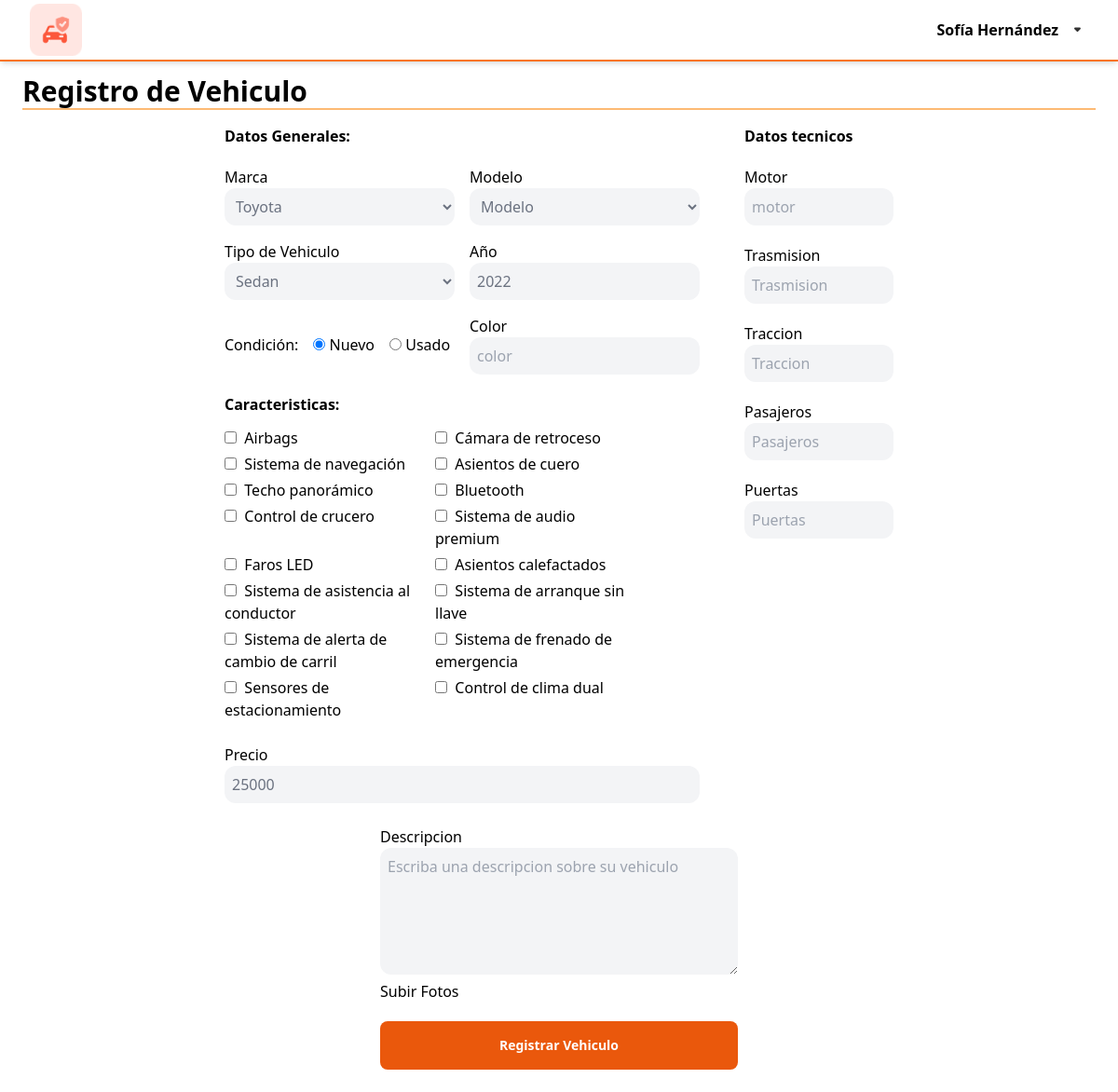
Page /pages/registro.php?id=1 (signed in) on the committed database.
### tables this page shows
CREATE TABLE IF NOT EXISTS `vehiculos_venta` (
  `idVehiculos_Venta` int NOT NULL AUTO_INCREMENT,
  `vehiculo_matricula` varchar(10) NOT NULL,
  `precio` float NOT NULL,
  `millage` float NOT NULL,
  `fecha_adquisicion` date NOT NULL,
  `year` varchar(45) NOT NULL,
  `vehiculo_modelo` int DEFAULT NULL,
  `vehiculo_Categoria` int NOT NULL,
  `nuevo` tinyint(1) NOT NULL DEFAULT '1',
  `image` varchar(100) NOT NULL,
  PRIMARY KEY (`idVehiculos_Venta`),
  UNIQUE KEY `vehiculo_modelo_UNIQUE` (`vehiculo_modelo`),
  KEY `categoria_idx` (`vehiculo_Categoria`)
);

CREATE TABLE IF NOT EXISTS `vehiculo_caracteristicas` (
  `idVehiculo_Caracteristicas` int NOT NULL AUTO_INCREMENT,
  `Vehiculo_Caracteristica` varchar(45) NOT NULL,
  PRIMARY KEY (`idVehiculo_Caracteristicas`)
);

### pages/registro.php (the view, shortened to what this page needs)
<?php session_start();
require("../php/connection.php");
$caracteristicas = $mysqli->query("SELECT * FROM `vehiculo_caracteristicas`");
$categoria = $mysqli->query("SELECT * FROM `vehiculo_categoria`");
$marcas = $mysqli->query("SELECT * FROM `vehiculos_marcas`");
if (isset($_GET["id"])) {
    $resultado = $mysqli->query("SELECT * from vehiculos_venta left JOIN vehiculos_modelos on idVehiculos_Modelos = vehiculo_modelo  join vehiculos_marcas on vehiculos_modelos.marca = vehiculos_marcas.idVehiculos_Marca join vehiculo_categoria on vehiculos_venta.vehiculo_Categoria = vehiculo_categoria.idVehiculo_Categoria where vehiculos_venta.idVehiculos_Venta =" . $_GET["id"])->fetch_assoc();
    extract($resultado);
}
?>
<!DOCTYPE html>
<html lang="en">
<head>
    <link href="../css/output.css" rel="stylesheet">
    <link href="../css/input.css" rel="stylesheet">
</head>
<body>
    <?php include "./nav.php" ?>
    <div class="w-screen p-6 mt-14">
        <span class="block text-3xl font-bold border-b-2 border-orange-300 ">Registro de Vehiculo</span>
        <form action="../controller/vehiculo.php" method="post" class="flex flex-col gap-6 items-center mt-4 ">
            <div id="cuadro" class="flex gap-12">
                <div class="flex flex-col gap-5">
                    <span class="font-semibold ">Datos Generales:</span>
                    <div class="grid grid-cols-2 gap-4">
                        <label>
                            <span>Marca</span></br>
                            <select id="marca" name="marca" onchange="updateModelos()">
                                <?php
                                if ($marcas) {
                                    if ($marcas->num_rows > 0) {
                                        while ($datos = $marcas->fetch_assoc()) {
                                            $selected = (isset($marca)) && $marca == $datos['idVehiculos_Marca'] ? 'selected' : '';
                                            echo "<option value=\"{$datos['idVehiculos_Marca']}\" $selected>{$datos['marca_nombre']}</option>";
                                        }
                                    }
                                } else {
                                    echo "<option>Error executing the query: " . $mysqli->error . "</option>";
                                }
                                ?>
                            </select>
                        </label>
                        <label>
                            <span>Modelo</span></br>
                            <select id="modelo" value="<?php if (isset($vehiculo_modelo)) echo $vehiculo_modelo; ?>" name="modelo">
                                <option value="" selected>Modelo</option>
                            </select>
                        </label>
                        <label>
                            <span>Tipo de Vehiculo</span><br>
                            <select id="categoria" name="categoria">
                                <?php
                                if ($categoria) {
                                    if ($categoria->num_rows > 0) {
                                        while ($datos = $categoria->fetch_assoc()) {
                                            $selected = (isset($vehiculo_Categoria) && $vehiculo_Categoria == $datos['idVehiculo_Categoria']) ? 'selected' : '';
                                            echo "<option value=\"{$datos['idVehiculo_Categoria']}\" $selected>{$datos['nombre_Categoria']}</option>";
                                        }
                                    }
                                } else {
                                    echo "<option>Error executing the query: " . $mysqli->error . "</option>";
                                }
                                ?>
                            </select>
                        </label>
                        <label>
                            <span>Año</span></br>
                            <input type="number" name="year" placeholder="Año" value="<?php if (isset($year)) echo $year; ?>">
                        </label>
                        <div class="flex gap-4 items-center ">
                            Condición:
                            <label>
                                <input class="w-fit" type="radio" name="condicion[]" value="1" <?php if (isset($nuevo) && $nuevo) echo "checked"; ?>> Nuevo
                            </label>
                            <label>
                                <input class="w-fit" type="radio" name="condicion[]" value="0" <?php if (isset($nuevo) && !$nuevo) echo "checked"; ?>> Usado
                            </label>
                        </div>
                        <label>
                            <span>Color</span></br>
                            <input type="text" name="color" placeholder="color" value="<?php if (isset($color)) echo $color; ?>">
                        </label>
                    </div>
                    <div>
                        <span class="font-semibold text-base">Caracteristicas:</span>
                        <div class="grid grid-cols-2 gap-1 h-80 max-w-md overflow-scroll mt-3 ">
                            <?php
                            if ($caracteristicas) {
                                if ($caracteristicas->num_rows > 0) {
                                    while ($datos = $caracteristicas->fetch_assoc()) {
                            ?>
                                        <label class="  ">
                                            <input type="checkbox" name="caracteristicas[]" value="<?php echo $datos['idVehiculo_Caracteristicas'] ?>">
                                            &nbsp;<?php echo $datos['Vehiculo_Caracteristica'] ?>
                                        </label>
                            <?php
                                    }
                                }
                            } else {
                                echo "<option >Error executing the query: " . $mysqli->error . "</option>";
                            }
                            ?>
                        </div>
                    </div>
                    <label>
                        <span>Precio</span>
                        <input type="number" name="precio" value="<?php if (isset($precio)) echo  $precio; ?>" placeholder="Precio ">
                    </label>
                </div>
                <div class="flex flex-col gap-5 w-40  ">
                    <span class="font-semibold">Datos tecnicos</span>
                    <label>
                        <span>Motor</span></br>
                        <input type="text" name="motor" placeholder="motor ">
                    </label>
                    <label>
                        <span>Trasmision</span></br>
                        <input type="text" name="trasmision" placeholder="Trasmision ">
                    </label>
                    <label>
                        <span>Traccion</span></br>
                        <input type="text" name="traccion" placeholder="Traccion ">
                    </label>
                    <label>
                        <span>Pasajeros</span></br>
                        <input type="text" name="pasajeros" placeholder="Pasajeros ">
                    </label>
                    <label>
                        <span>Puertas</span></br>
                        <input type="text" name="puertas" placeholder="Puertas ">
                    </label>
                </div>
            </div>
            <div class="w-full max-w-sm  ">
                <label>
                    <span>Descripcion</span>
                    <textarea rows="5" name="precio" placeholder="Escriba una descripcion sobre su vehiculo "></textarea>
                </label>
                <label>
                    <span>Subir Fotos</span>
                </label>
                <button class="w-full text-center  py-4 mt-5 bg-orange-600 rounded-lg text-sm  font-semibold text-white" type="submit">Registrar Vehiculo</a>
            </div>
        </form>
    </div>
</body>
</html>

### css/input.css (style rules this page uses)
textarea,select,input { @apply bg-gray-100; @apply rounded-xl; @apply p-2; @apply text-gray-500; @apply custom-number-input; }
textarea,select,input:not([type="checkbox"],[type="radio"]) { @apply outline-none; @apply w-full; }
a,button { @apply hover:bg-orange-700; }

### rows in the picture
vehiculos_venta: modelo "Modelo", year "2022", nuevo "☑ Nuevo", nuevo "☐ Usado", precio "25000"
vehiculo_caracteristicas: Vehiculo_Caracteristica "Airbags"
vehiculo_caracteristicas: Vehiculo_Caracteristica "Cámara de retroceso"
vehiculo_caracteristicas: Vehiculo_Caracteristica "Sistema de navegación"
vehiculo_caracteristicas: Vehiculo_Caracteristica "Asientos de cuero"
vehiculo_caracteristicas: Vehiculo_Caracteristica "Techo panorámico"
vehiculo_caracteristicas: Vehiculo_Caracteristica "Bluetooth"
vehiculo_caracteristicas: Vehiculo_Caracteristica "Control de crucero"
vehiculo_caracteristicas: Vehiculo_Caracteristica "Sistema de audio premium"
vehiculo_caracteristicas: Vehiculo_Caracteristica "Faros LED"
vehiculo_caracteristicas: Vehiculo_Caracteristica "Asientos calefactados"
vehiculo_caracteristicas: Vehiculo_Caracteristica "Sistema de asistencia al conductor"
vehiculo_caracteristicas: Vehiculo_Caracteristica "Sistema de arranque sin llave"
vehiculo_caracteristicas: Vehiculo_Caracteristica "Sistema de alerta de cambio de carril"
vehiculo_caracteristicas: Vehiculo_Caracteristica "Sistema de frenado de emergencia"
vehiculo_caracteristicas: Vehiculo_Caracteristica "Sensores de estacionamiento"
vehiculo_caracteristicas: Vehiculo_Caracteristica "Control de clima dual"

### other values in the picture
$nombre "Sofía"
$apellido "Hernández"
form field marca "Toyota"
form field categoria "Sedan"
